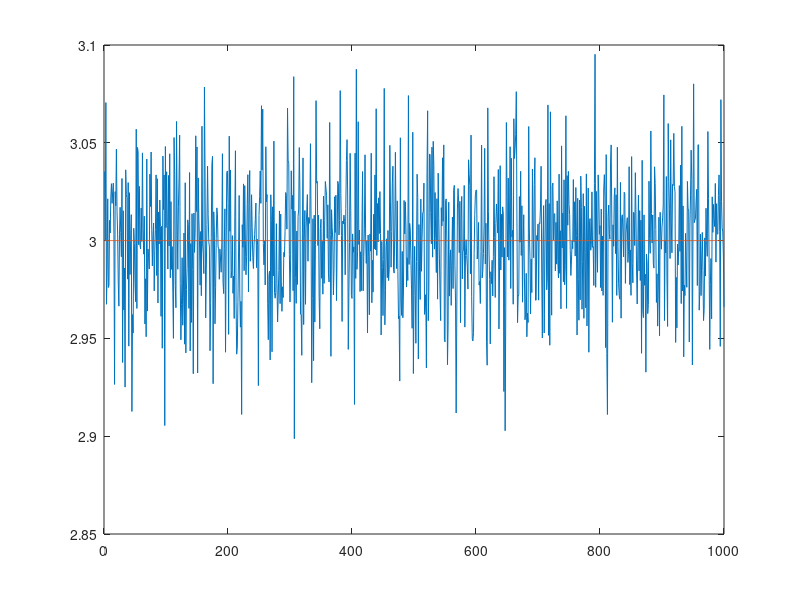

Recreate this plot in MATLAB. (Note: this script raises an error after producing the figure.)
clear
clc

%  --------------1
N=10000;
 nakagami=random('Nakagami',1,3,N,1);

% -----------------2.1
sigma_MM = 4 * (1/pi) * (sum(nakagami)/N)^2;

%N=input("input: ");
for i=1:1000
    nakagami=random('Nakagami',1,3,N,1);
    sigma_1(i)= 4 * (1/pi) * (sum(nakagami)/N)^2;
    sigma(i)=3;
end

plot(sigma_1);
hold on
plot(sigma)
hold off


N=input("input: ");
nakagami=random('Nakagami',1,3,N,1);
[y,v]=lnmp(nakagami,N);
k=1:0.05:10;
figure
plot(k,y);
for i=1:1000
    %N=input("input: ");
    nakagami=random('Nakagami',1,3,10,1);
    [b,c]=lnmp(nakagami,10);
    v1(i)=c;
end
nakagami=random('Nakagami',1,3,10,1);
[b,c]=lnmp(nakagami,10);
figure
hold on
plot(k,b);
nakagami=random('Nakagami',1,3,100,1);
[b,c]=lnmp(nakagami,100);
plot(k,b);
nakagami=random('Nakagami',1,3,10000,1);
[b,c]=lnmp(nakagami,1000);
plot(k,b);
hold off

% ------------------2.2

for i=1:100
    %N=input("input: ");
    nakagami=random('Nakagami',1,3,1000,1);
    [b,c]=lnmp(nakagami,1000);
    v1(i)=c;
    dysp(i)=var(nakagami,1);
end
m=mean(v1);
m_dysp=mean(dysp);
dysp_v1=var(v1,1);
 %2.3, 3.1 , 3.2, 3.3

figure

N=input("input: ");
nakagami=random('Nakagami',1,3,N,1);

 r=floor(log2(N))+1;
nakagami_max=max(nakagami);
nakagami_min=min(nakagami);
h=(nakagami_max-nakagami_min)/r;

for i=1:r+1
    z(i)=nakagami_min+(i-1)*h;
end

z1=z+h/2;
z2=z1(1:r)
U=hist(nakagami,z2);
bar(z2,U/(h*N),1);
x=-10:0.001:10;
f=pdf('Nakagami',x,1,3);
sigma_MM = 4 * (1/pi) * (sum(nakagami)/N)^2;
f1=pdf('Nakagami',x,1,sigma_MM);
hold on
plot(x,f);
plot(x,f1);
hold off
% 3.3 , 4
y_emp(1)=U(1)/N;
  for i=2:r
      y_emp(i)=y_emp(i-1)+U(i)/N;
  end
figure
hold on
stairs(z2,y_emp);

x_teor=-10:0.05:10;
y_teor = cdf('Nakagami',x_teor,1,3);
plot(x_teor,y_teor)
figure
x_teor_2=-10:0.05:10;
y_teor_2 = cdf('Nakagami',x_teor_2,1,sigma_MM);
plot(x_teor_2,y_teor_2)
hold off

function [y,v]=lnmp(x,N)
k=1:0.05:10;
for j=1:181
    y(j)=0;
for i=1:N
   y(j)=y(j)+log(x(i)*2/k(j)) + log(exp(-x(i)*x(i)*1/k(j)));
end
end
max=y(1);
v=k(1);
for i=1:181
   if max<y(i)
       max=y(i);
       v=k(i);
   end
end
end

